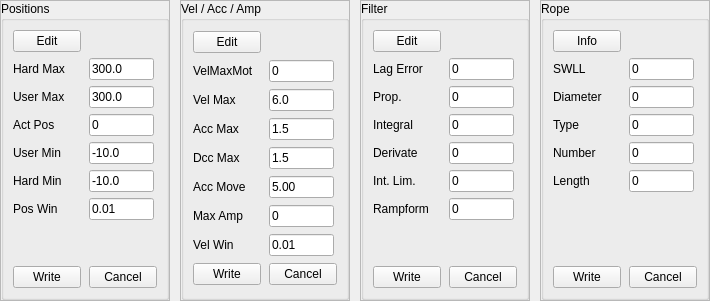
         <widget class="QWidget" name="pageParameters">
          <attribute name="title">
           <string>Parameters</string>
          </attribute>
          <layout class="QHBoxLayout" name="layoutPageParameters">
           <property name="spacing">
            <number>10</number>
           </property>
           <property name="leftMargin">
            <number>0</number>
           </property>
           <property name="topMargin">
            <number>0</number>
           </property>
           <property name="rightMargin">
            <number>0</number>
           </property>
           <property name="bottomMargin">
            <number>0</number>
           </property>
           <item>
            <widget class="QFrame" name="frameParamPositions">
             <property name="sizePolicy">
              <sizepolicy hsizetype="Preferred" vsizetype="Expanding">
               <horstretch>0</horstretch>
               <verstretch>1</verstretch>
              </sizepolicy>
             </property>
             <property name="maximumSize">
              <size>
               <width>170</width>
               <height>16777215</height>
              </size>
             </property>
             <property name="frameShape">
              <enum>QFrame::Shape::StyledPanel</enum>
             </property>
             <property name="frameShadow">
              <enum>QFrame::Shadow::Raised</enum>
             </property>
             <layout class="QVBoxLayout" name="layout_frameParamPositions">
              <property name="spacing">
               <number>0</number>
              </property>
              <property name="leftMargin">
               <number>0</number>
              </property>
              <property name="topMargin">
               <number>0</number>
              </property>
              <property name="rightMargin">
               <number>0</number>
              </property>
              <property name="bottomMargin">
               <number>0</number>
              </property>
              <item>
               <widget class="QGroupBox" name="gbPositions">
                <property name="maximumSize">
                 <size>
                  <width>170</width>
                  <height>16777215</height>
                 </size>
                </property>
                <property name="title">
                 <string>Positions</string>
                </property>
                <layout class="QGridLayout" name="layoutPositions_2">
                 <property name="horizontalSpacing">
                  <number>8</number>
                 </property>
                 <property name="verticalSpacing">
                  <number>6</number>
                 </property>
                 <item row="7" column="1">
                  <spacer name="verticalSpacer">
                   <property name="orientation">
                    <enum>Qt::Orientation::Vertical</enum>
                   </property>
                   <property name="sizeHint" stdset="0">
                    <size>
                     <width>20</width>
                     <height>40</height>
                    </size>
                   </property>
                  </spacer>
                 </item>
                 <item row="4" column="1">
                  <widget class="QLineEdit" name="txtUserMin_2">
                   <property name="maximumSize">
                    <size>
                     <width>65</width>
                     <height>16777215</height>
                    </size>
                   </property>
                   <property name="text">
                    <string>-10.0</string>
                   </property>
                  </widget>
                 </item>
                 <item row="4" column="0">
                  <widget class="QLabel" name="lblUserMin_2">
                   <property name="text">
                    <string>User Min</string>
                   </property>
                  </widget>
                 </item>
                 <item row="6" column="0">
                  <widget class="QLabel" name="lblPosWin2_2">
                   <property name="text">
                    <string>Pos Win</string>
                   </property>
                  </widget>
                 </item>
                 <item row="8" column="1">
                  <widget class="QPushButton" name="btnPosCancel">
                   <property name="text">
                    <string>Cancel</string>
                   </property>
                  </widget>
                 </item>
                 <item row="3" column="0">
                  <widget class="QLabel" name="lblActPos_2">
                   <property name="text">
                    <string>Act Pos</string>
                   </property>
                  </widget>
                 </item>
                 <item row="5" column="0">
                  <widget class="QLabel" name="lblHardMin_2">
                   <property name="text">
                    <string>Hard Min</string>
                   </property>
                  </widget>
                 </item>
                 <item row="5" column="1">
                  <widget class="QLineEdit" name="txtHardMin_2">
                   <property name="maximumSize">
                    <size>
                     <width>65</width>
                     <height>16777215</height>
                    </size>
                   </property>
                   <property name="text">
                    <string>-10.0</string>
                   </property>
                  </widget>
                 </item>
                 <item row="3" column="1">
                  <widget class="QLineEdit" name="txtActPos_2">
                   <property name="maximumSize">
                    <size>
                     <width>65</width>
                     <height>16777215</height>
                    </size>
                   </property>
                   <property name="text">
                    <string>0</string>
                   </property>
                   <property name="readOnly">
                    <bool>true</bool>
                   </property>
                  </widget>
                 </item>
                 <item row="1" column="1">
                  <widget class="QLineEdit" name="txtHardMax_2">
                   <property name="maximumSize">
                    <size>
                     <width>65</width>
                     <height>16777215</height>
                    </size>
                   </property>
                   <property name="text">
                    <string>300.0</string>
                   </property>
                  </widget>
                 </item>
                 <item row="8" column="0">
                  <widget class="QPushButton" name="btnPosWrite">
                   <property name="text">
                    <string>Write</string>
                   </property>
                  </widget>
                 </item>
                 <item row="2" column="1">
                  <widget class="QLineEdit" name="txtUserMax_2">
                   <property name="maximumSize">
                    <size>
                     <width>65</width>
                     <height>16777215</height>
                    </size>
                   </property>
                   <property name="text">
                    <string>300.0</string>
                   </property>
                  </widget>
                 </item>
                 <item row="1" column="0">
                  <widget class="QLabel" name="lblHardMax_2">
                   <property name="text">
                    <string>Hard Max</string>
                   </property>
                  </widget>
                 </item>
                 <item row="2" column="0">
                  <widget class="QLabel" name="lblUserMax_2">
                   <property name="text">
                    <string>User Max</string>
                   </property>
                  </widget>
                 </item>
                 <item row="6" column="1">
                  <widget class="QLineEdit" name="txtPosWin_2">
                   <property name="maximumSize">
                    <size>
                     <width>65</width>
                     <height>16777215</height>
                    </size>
                   </property>
                   <property name="text">
                    <string>0.01</string>
                   </property>
                  </widget>
                 </item>
                 <item row="0" column="0">
                  <widget class="QPushButton" name="btnPosEdit">
                   <property name="sizePolicy">
                    <sizepolicy hsizetype="Preferred" vsizetype="Fixed">
                     <horstretch>0</horstretch>
                     <verstretch>0</verstretch>
                    </sizepolicy>
                   </property>
                   <property name="text">
                    <string>Edit</string>
                   </property>
                  </widget>
                 </item>
                </layout>
               </widget>
              </item>
             </layout>
            </widget>
           </item>
           <item>
            <widget class="QFrame" name="frameParamVelAccAmp">
             <property name="sizePolicy">
              <sizepolicy hsizetype="Preferred" vsizetype="Expanding">
               <horstretch>0</horstretch>
               <verstretch>1</verstretch>
              </sizepolicy>
             </property>
             <property name="maximumSize">
              <size>
               <width>170</width>
               <height>16777215</height>
              </size>
             </property>
             <property name="frameShape">
              <enum>QFrame::Shape::StyledPanel</enum>
             </property>
             <property name="frameShadow">
              <enum>QFrame::Shadow::Raised</enum>
             </property>
             <layout class="QVBoxLayout" name="layout_frameParamVelAccAmp">
              <property name="spacing">
               <number>0</number>
              </property>
              <property name="leftMargin">
               <number>0</number>
              </property>
              <property name="topMargin">
               <number>0</number>
              </property>
              <property name="rightMargin">
               <number>0</number>
              </property>
              <property name="bottomMargin">
               <number>0</number>
              </property>
              <item>
               <widget class="QGroupBox" name="gbVelAccAmp">
                <property name="maximumSize">
                 <size>
                  <width>170</width>
                  <height>16777215</height>
                 </size>
                </property>
                <property name="title">
                 <string>Vel / Acc / Amp</string>
                </property>
                <layout class="QGridLayout" name="layoutVelAccAmp_3">
                 <property name="horizontalSpacing">
                  <number>8</number>
                 </property>
                 <property name="verticalSpacing">
                  <number>6</number>
                 </property>
                 <item row="2" column="1">
                  <widget class="QLineEdit" name="txtVelMax_3">
                   <property name="maximumSize">
                    <size>
                     <width>65</width>
                     <height>16777215</height>
                    </size>
                   </property>
                   <property name="text">
                    <string>6.0</string>
                   </property>
                  </widget>
                 </item>
                 <item row="6" column="1">
                  <widget class="QLineEdit" name="txtMaxAmp_3">
                   <property name="maximumSize">
                    <size>
                     <width>65</width>
                     <height>16777215</height>
                    </size>
                   </property>
                   <property name="text">
                    <string>0</string>
                   </property>
                  </widget>
                 </item>
                 <item row="1" column="0">
                  <widget class="QLabel" name="lblVelMaxMot_3">
                   <property name="text">
                    <string>VelMaxMot</string>
                   </property>
                  </widget>
                 </item>
                 <item row="5" column="1">
                  <widget class="QLineEdit" name="txtAccMove_3">
                   <property name="maximumSize">
                    <size>
                     <width>65</width>
                     <height>16777215</height>
                    </size>
                   </property>
                   <property name="text">
                    <string>5.00</string>
                   </property>
                  </widget>
                 </item>
                 <item row="4" column="1">
                  <widget class="QLineEdit" name="txtDccMax_3">
                   <property name="maximumSize">
                    <size>
                     <width>65</width>
                     <height>16777215</height>
                    </size>
                   </property>
                   <property name="text">
                    <string>1.5</string>
                   </property>
                  </widget>
                 </item>
                 <item row="7" column="0">
                  <widget class="QLabel" name="lblVelWin2_3">
                   <property name="text">
                    <string>Vel Win</string>
                   </property>
                  </widget>
                 </item>
                 <item row="5" column="0">
                  <widget class="QLabel" name="lblAccMove_3">
                   <property name="text">
                    <string>Acc Move</string>
                   </property>
                  </widget>
                 </item>
                 <item row="3" column="0">
                  <widget class="QLabel" name="lblAccMax_3">
                   <property name="text">
                    <string>Acc Max</string>
                   </property>
                  </widget>
                 </item>
                 <item row="2" column="0">
                  <widget class="QLabel" name="lblVelMax_3">
                   <property name="text">
                    <string>Vel Max</string>
                   </property>
                  </widget>
                 </item>
                 <item row="7" column="1">
                  <widget class="QLineEdit" name="txtVelWin_3">
                   <property name="maximumSize">
                    <size>
                     <width>65</width>
                     <height>16777215</height>
                    </size>
                   </property>
                   <property name="text">
                    <string>0.01</string>
                   </property>
                  </widget>
                 </item>
                 <item row="8" column="1">
                  <widget class="QPushButton" name="btnVelCancel">
                   <property name="text">
                    <string>Cancel</string>
                   </property>
                  </widget>
                 </item>
                 <item row="1" column="1">
                  <widget class="QLineEdit" name="txtVelMaxMot_3">
                   <property name="maximumSize">
                    <size>
                     <width>65</width>
                     <height>16777215</height>
                    </size>
                   </property>
                   <property name="text">
                    <string>0</string>
                   </property>
                   <property name="readOnly">
                    <bool>true</bool>
                   </property>
                  </widget>
                 </item>
                 <item row="8" column="0">
                  <widget class="QPushButton" name="btnVelWrite">
                   <property name="text">
                    <string>Write</string>
                   </property>
                  </widget>
                 </item>
                 <item row="4" column="0">
                  <widget class="QLabel" name="lblDccMax_3">
                   <property name="text">
                    <string>Dcc Max</string>
                   </property>
                  </widget>
                 </item>
                 <item row="3" column="1">
                  <widget class="QLineEdit" name="txtAccMax_3">
                   <property name="maximumSize">
                    <size>
                     <width>65</width>
                     <height>16777215</height>
                    </size>
                   </property>
                   <property name="text">
                    <string>1.5</string>
                   </property>
                  </widget>
                 </item>
                 <item row="6" column="0">
                  <widget class="QLabel" name="lblMaxAmp_3">
                   <property name="text">
                    <string>Max Amp</string>
                   </property>
                  </widget>
                 </item>
                 <item row="0" column="0">
                  <widget class="QPushButton" name="btnVelEdit">
                   <property name="sizePolicy">
                    <sizepolicy hsizetype="Preferred" vsizetype="Fixed">
                     <horstretch>0</horstretch>
                     <verstretch>0</verstretch>
                    </sizepolicy>
                   </property>
                   <property name="text">
                    <string>Edit</string>
                   </property>
                  </widget>
                 </item>
                </layout>
               </widget>
              </item>
             </layout>
            </widget>
           </item>
           <item>
            <widget class="QFrame" name="frameParamFilter">
             <property name="sizePolicy">
              <sizepolicy hsizetype="Preferred" vsizetype="Expanding">
               <horstretch>0</horstretch>
               <verstretch>1</verstretch>
              </sizepolicy>
             </property>
             <property name="maximumSize">
              <size>
               <width>170</width>
               <height>16777215</height>
              </size>
             </property>
             <property name="frameShape">
              <enum>QFrame::Shape::StyledPanel</enum>
             </property>
             <property name="frameShadow">
              <enum>QFrame::Shadow::Raised</enum>
             </property>
             <layout class="QVBoxLayout" name="layout_frameParamFilter">
              <property name="spacing">
               <number>0</number>
              </property>
              <property name="leftMargin">
               <number>0</number>
              </property>
              <property name="topMargin">
               <number>0</number>
              </property>
              <property name="rightMargin">
               <number>0</number>
              </property>
              <property name="bottomMargin">
               <number>0</number>
              </property>
              <item>
               <widget class="QGroupBox" name="gbFilter">
                <property name="maximumSize">
                 <size>
                  <width>170</width>
                  <height>16777215</height>
                 </size>
                </property>
                <property name="title">
                 <string>Filter</string>
                </property>
                <layout class="QGridLayout" name="layoutFilter_2">
                 <property name="horizontalSpacing">
                  <number>8</number>
                 </property>
                 <property name="verticalSpacing">
                  <number>6</number>
                 </property>
                 <item row="5" column="0">
                  <widget class="QLabel" name="lblIL_2">
                   <property name="text">
                    <string>Int. Lim.</string>
                   </property>
                  </widget>
                 </item>
                 <item row="4" column="0">
                  <widget class="QLabel" name="lblD_2">
                   <property name="text">
                    <string>Derivate</string>
                   </property>
                  </widget>
                 </item>
                 <item row="2" column="1">
                  <widget class="QLineEdit" name="txtP_2">
                   <property name="maximumSize">
                    <size>
                     <width>65</width>
                     <height>16777215</height>
                    </size>
                   </property>
                   <property name="text">
                    <string>0</string>
                   </property>
                  </widget>
                 </item>
                 <item row="6" column="0">
                  <widget class="QLabel" name="lblRamp_2">
                   <property name="text">
                    <string>Rampform</string>
                   </property>
                  </widget>
                 </item>
                 <item row="1" column="1">
                  <widget class="QLineEdit" name="txtLagError_2">
                   <property name="maximumSize">
                    <size>
                     <width>65</width>
                     <height>16777215</height>
                    </size>
                   </property>
                   <property name="text">
                    <string>0</string>
                   </property>
                   <property name="readOnly">
                    <bool>true</bool>
                   </property>
                  </widget>
                 </item>
                 <item row="4" column="1">
                  <widget class="QLineEdit" name="txtD_2">
                   <property name="maximumSize">
                    <size>
                     <width>65</width>
                     <height>16777215</height>
                    </size>
                   </property>
                   <property name="text">
                    <string>0</string>
                   </property>
                  </widget>
                 </item>
                 <item row="5" column="1">
                  <widget class="QLineEdit" name="txtIL_2">
                   <property name="maximumSize">
                    <size>
                     <width>65</width>
                     <height>16777215</height>
                    </size>
                   </property>
                   <property name="text">
                    <string>0</string>
                   </property>
                  </widget>
                 </item>
                 <item row="0" column="0">
                  <widget class="QPushButton" name="btnFilterEdit">
                   <property name="sizePolicy">
                    <sizepolicy hsizetype="Preferred" vsizetype="Fixed">
                     <horstretch>0</horstretch>
                     <verstretch>0</verstretch>
                    </sizepolicy>
                   </property>
                   <property name="text">
                    <string>Edit</string>
                   </property>
                  </widget>
                 </item>
                 <item row="3" column="1">
                  <widget class="QLineEdit" name="txtI_2">
                   <property name="maximumSize">
                    <size>
                     <width>65</width>
                     <height>16777215</height>
                    </size>
                   </property>
                   <property name="text">
                    <string>0</string>
                   </property>
                  </widget>
                 </item>
                 <item row="1" column="0">
                  <widget class="QLabel" name="lblLagError_2">
                   <property name="text">
                    <string>Lag Error</string>
                   </property>
                  </widget>
                 </item>
                 <item row="3" column="0">
                  <widget class="QLabel" name="lblI_2">
                   <property name="text">
                    <string>Integral</string>
                   </property>
                  </widget>
                 </item>
                 <item row="9" column="0">
                  <widget class="QPushButton" name="btnFilterWrite">
                   <property name="text">
                    <string>Write</string>
                   </property>
                  </widget>
                 </item>
                 <item row="6" column="1">
                  <widget class="QLineEdit" name="txtRamp_2">
                   <property name="maximumSize">
                    <size>
                     <width>65</width>
                     <height>16777215</height>
                    </size>
                   </property>
                   <property name="text">
                    <string>0</string>
                   </property>
                  </widget>
                 </item>
                 <item row="9" column="1">
                  <widget class="QPushButton" name="btnFilterCancel">
                   <property name="text">
                    <string>Cancel</string>
                   </property>
                  </widget>
                 </item>
                 <item row="2" column="0">
                  <widget class="QLabel" name="lblP_2">
                   <property name="text">
                    <string>Prop.</string>
                   </property>
                  </widget>
                 </item>
                 <item row="7" column="0">
                  <spacer name="verticalSpacer_2">
                   <property name="orientation">
                    <enum>Qt::Orientation::Vertical</enum>
                   </property>
                   <property name="sizeHint" stdset="0">
                    <size>
                     <width>20</width>
                     <height>40</height>
                    </size>
                   </property>
                  </spacer>
                 </item>
                </layout>
               </widget>
              </item>
             </layout>
            </widget>
           </item>
           <item>
            <widget class="QFrame" name="frameParamRope">
             <property name="sizePolicy">
              <sizepolicy hsizetype="Preferred" vsizetype="Expanding">
               <horstretch>0</horstretch>
               <verstretch>1</verstretch>
              </sizepolicy>
             </property>
             <property name="maximumSize">
              <size>
               <width>170</width>
               <height>16777215</height>
              </size>
             </property>
             <property name="frameShape">
              <enum>QFrame::Shape::StyledPanel</enum>
             </property>
             <property name="frameShadow">
              <enum>QFrame::Shadow::Raised</enum>
             </property>
             <layout class="QVBoxLayout" name="layout_frameParamRope">
              <property name="spacing">
               <number>0</number>
              </property>
              <property name="leftMargin">
               <number>0</number>
              </property>
              <property name="topMargin">
               <number>0</number>
              </property>
              <property name="rightMargin">
               <number>0</number>
              </property>
              <property name="bottomMargin">
               <number>0</number>
              </property>
              <item>
               <widget class="QGroupBox" name="gbRope">
                <property name="maximumSize">
                 <size>
                  <width>170</width>
                  <height>16777215</height>
                 </size>
                </property>
                <property name="title">
                 <string>Rope</string>
                </property>
                <layout class="QGridLayout" name="layoutRope_2">
                 <property name="horizontalSpacing">
                  <number>8</number>
                 </property>
                 <property name="verticalSpacing">
                  <number>6</number>
                 </property>
                 <item row="5" column="1">
                  <widget class="QLineEdit" name="txtLength_2">
                   <property name="maximumSize">
                    <size>
                     <width>65</width>
                     <height>16777215</height>
                    </size>
                   </property>
                   <property name="text">
                    <string>0</string>
                   </property>
                   <property name="readOnly">
                    <bool>true</bool>
                   </property>
                  </widget>
                 </item>
                 <item row="2" column="0">
                  <widget class="QLabel" name="lblDia_2">
                   <property name="text">
                    <string>Diameter</string>
                   </property>
                  </widget>
                 </item>
                 <item row="1" column="1">
                  <widget class="QLineEdit" name="txtSWLL_2">
                   <property name="maximumSize">
                    <size>
                     <width>65</width>
                     <height>16777215</height>
                    </size>
                   </property>
                   <property name="text">
                    <string>0</string>
                   </property>
                   <property name="readOnly">
                    <bool>true</bool>
                   </property>
                  </widget>
                 </item>
                 <item row="5" column="0">
                  <widget class="QLabel" name="lblLength_2">
                   <property name="text">
                    <string>Length</string>
                   </property>
                  </widget>
                 </item>
                 <item row="1" column="0">
                  <widget class="QLabel" name="lblSWLL_2">
                   <property name="text">
                    <string>SWLL</string>
                   </property>
                  </widget>
                 </item>
                 <item row="8" column="0">
                  <widget class="QPushButton" name="btnRopeWrite">
                   <property name="text">
                    <string>Write</string>
                   </property>
                  </widget>
                 </item>
                 <item row="3" column="0">
                  <widget class="QLabel" name="lblType_2">
                   <property name="text">
                    <string>Type</string>
                   </property>
                  </widget>
                 </item>
                 <item row="4" column="0">
                  <widget class="QLabel" name="lblNumber_2">
                   <property name="text">
                    <string>Number</string>
                   </property>
                  </widget>
                 </item>
                 <item row="4" column="1">
                  <widget class="QLineEdit" name="txtNumber_2">
                   <property name="maximumSize">
                    <size>
                     <width>65</width>
                     <height>16777215</height>
                    </size>
                   </property>
                   <property name="text">
                    <string>0</string>
                   </property>
                   <property name="readOnly">
                    <bool>true</bool>
                   </property>
                  </widget>
                 </item>
                 <item row="0" column="0">
                  <widget class="QPushButton" name="btnRopeInfo">
                   <property name="sizePolicy">
                    <sizepolicy hsizetype="Preferred" vsizetype="Fixed">
                     <horstretch>0</horstretch>
                     <verstretch>0</verstretch>
                    </sizepolicy>
                   </property>
                   <property name="text">
                    <string>Info</string>
                   </property>
                  </widget>
                 </item>
                 <item row="3" column="1">
                  <widget class="QLineEdit" name="txtType_2">
                   <property name="maximumSize">
                    <size>
                     <width>65</width>
                     <height>16777215</height>
                    </size>
                   </property>
                   <property name="text">
                    <string>0</string>
                   </property>
                   <property name="readOnly">
                    <bool>true</bool>
                   </property>
                  </widget>
                 </item>
                 <item row="2" column="1">
                  <widget class="QLineEdit" name="txtDia_2">
                   <property name="maximumSize">
                    <size>
                     <width>65</width>
                     <height>16777215</height>
                    </size>
                   </property>
                   <property name="text">
                    <string>0</string>
                   </property>
                   <property name="readOnly">
                    <bool>true</bool>
                   </property>
                  </widget>
                 </item>
                 <item row="8" column="1">
                  <widget class="QPushButton" name="btnRopeCancel">
                   <property name="text">
                    <string>Cancel</string>
                   </property>
                  </widget>
                 </item>
                 <item row="6" column="0">
                  <spacer name="verticalSpacer_3">
                   <property name="orientation">
                    <enum>Qt::Orientation::Vertical</enum>
                   </property>
                   <property name="sizeHint" stdset="0">
                    <size>
                     <width>20</width>
                     <height>40</height>
                    </size>
                   </property>
                  </spacer>
                 </item>
                </layout>
               </widget>
              </item>
             </layout>
            </widget>
           </item>
          </layout>
         </widget>
